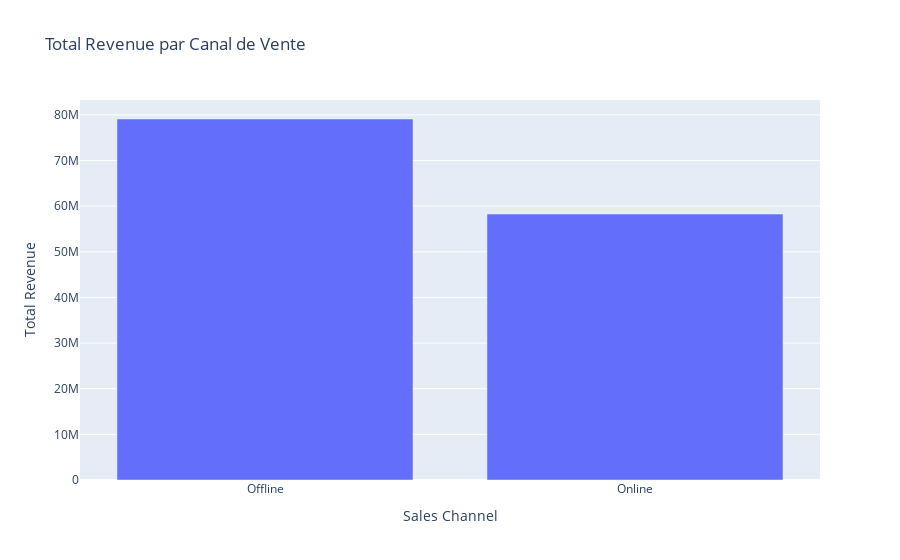

Write notebook code for a chart like this one.
### Code cell
fig_sales_channel = px.bar(sales_channel_summary, x='Sales Channel', y='Total Revenue', title='Total Revenue par Canal de Vente')
fig_sales_channel.show()

### Figure 1 — Plotly figure (JSON) as saved in the notebook; plotly's stock layout.template omitted (floating-point values rounded to 4 significant figures)
{"data": [{"alignmentgroup": "True", "hovertemplate": "Sales Channel=%{x}<br>Total Revenue=%{y}<extra></extra>", "legendgroup": "", "marker": {"color": "#636efa", "pattern": {"shape": ""}}, "name": "", "offsetgroup": "", "orientation": "v", "showlegend": false, "textposition": "auto", "type": "bar", "x": ["Offline", "Online"], "xaxis": "x", "y": [79090000.0, 58250000.0], "yaxis": "y"}], "layout": {"barmode": "relative", "legend": {"tracegroupgap": 0}, "title": {"text": "Total Revenue par Canal de Vente"}, "xaxis": {"anchor": "y", "domain": [0, 1], "title": {"text": "Sales Channel"}}, "yaxis": {"anchor": "x", "domain": [0, 1], "title": {"text": "Total Revenue"}}}}
